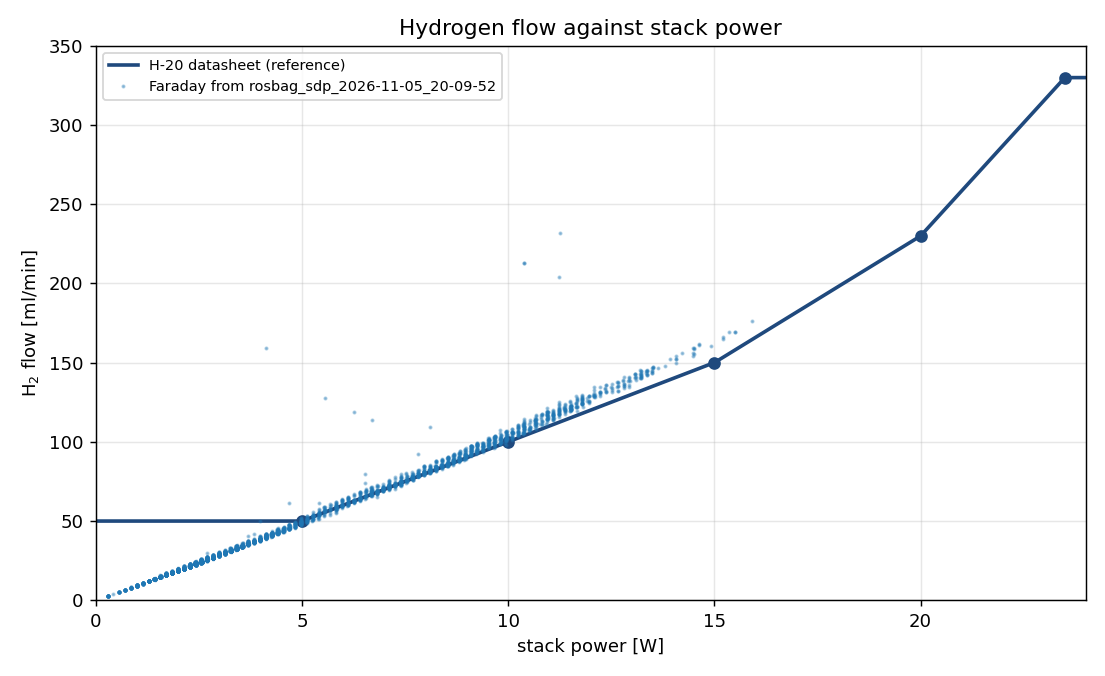

This figure's Python source:
#!/usr/bin/env python3
r"""
h2_map.py — hydrogen usage map for the Horizon H-20, and the flow-vs-power plot.

    python3 h2_map.py                            # datasheet curve only
    python3 h2_map.py ../Logs/rosbag_sdp_*       # overlay Faraday from bags
    python3 h2_map.py --grav 10.0:31.2:1.0 ...   # add gravimetric points
                                                 #   P_stack:mg_per_min:sigma

WHAT THIS IS FOR
----------------
Two jobs, one definition. The Pi's bridge node computes hydrogen usage online
from the same model; this file is the reference map and the plotting side. The
constants below are the single source of truth for both — if you change
N_CELLS or the purge term here, change the matching ROS parameter on the Pi.

THE MODEL
---------
    m_dot = N · I_stack · M_H2 / (2F)   +   m_dot_purge
            \___ Faraday, electrochemistry ___/   \_ NOT MEASURED _/

    I_stack = V_bus · I_fc / (V_fc · eta_boost)

V_fc is the stack voltage and I_fc is the BUS-side boost output current
(/vehicle_state elements 4 and 5), so that conversion is required. Getting it
wrong scales every hydrogen number by the boost ratio, roughly 1.6x.

WHY THE DATASHEET MAP IS NOT INDEPENDENT EVIDENCE
-------------------------------------------------
Read its five points back through Faraday's law and the implied cell voltage is
0.70 V flat below 15 W, sagging to 0.50 V at 23.5 W. That is a textbook PEM
polarisation curve. So the published fuel map IS Faraday's law with the stack's
own droop folded into it, and the "kinks" at 13.95 W and 18.60 W that earlier
cost-to-go builds treated as fuel-map features are just the knee of that curve.

It is kept here as the REFERENCE curve. The independent series is Faraday
computed from measured V_fc and I_fc in a bag: if those points land on the
datasheet line, N_CELLS and ETA_BOOST are both right.

WHAT IS NOT MEASURED
--------------------
N_CELLS is inferred from the datasheet map, not read off the manual.
PURGE_ML_MIN is zero, deliberately. The purge TIMING is known from the bench
(100 ms every 10.340 s, independent of load) but the flow it vents is not. The
published curve passes through the origin, so it carries no purge term either.
An hour of idle soak with no electrical load measures it directly: Faraday
consumption is then zero and every milligram lost is purge plus crossover.
"""

import glob
import os
import sys

import numpy as np

# ── Physical constants ────────────────────────────────────────────────────────
F    = 96485.0      # C/mol, Faraday
VM   = 22414.0      # ml/mol at STP
M_H2 = 2.016        # g/mol

# ── Platform constants — keep in sync with the Pi's ROS parameters ───────────
N_CELLS      = 14     # INFERRED from the datasheet map. Confirm against the manual.
ETA_BOOST    = 0.90   # FC boost efficiency, assumed
PURGE_ML_MIN = 0.0    # UNMEASURED. Do not put 3.0 here — that was never a
                      # datasheet value, and the published curve starts at 0.

# ── Horizon H-20 datasheet, stack side ───────────────────────────────────────
# The 0 W point is deliberately absent: the published curve passes through the
# origin, so it gives no purge intercept.
DS_P    = np.array([  5.0,  10.0,  15.0,  20.0,  23.5])   # W
DS_FLOW = np.array([ 50.0, 100.0, 150.0, 230.0, 330.0])   # ml/min

# /vehicle_state indices (bridge node, 18 elements)
IDX_V_FC, IDX_I_FC, IDX_V_BUS = 4, 5, 6


# ── The model ─────────────────────────────────────────────────────────────────
def stack_current(v_fc, i_fc_bus, v_bus, eta=ETA_BOOST):
    """Bus-side FC current referred to the stack. Zero where V_fc is not live."""
    v_fc = np.atleast_1d(np.asarray(v_fc, float))
    i_fc = np.atleast_1d(np.asarray(i_fc_bus, float))
    v_bs = np.atleast_1d(np.asarray(v_bus, float))
    out = np.zeros_like(v_fc)
    ok = v_fc > 1.0
    out[ok] = v_bs[ok] * i_fc[ok] / (v_fc[ok] * eta)
    return out


def faraday_ml_min(i_stack, n=N_CELLS):
    """Stoichiometric hydrogen flow, ml/min at STP."""
    return np.asarray(i_stack, float) * n / (2.0 * F) * VM * 60.0


def faraday_g_per_s(i_stack, n=N_CELLS):
    """Stoichiometric hydrogen mass flow, g/s."""
    return np.asarray(i_stack, float) * n * M_H2 / (2.0 * F)


def purge_g_per_s(purge_ml_min=PURGE_ML_MIN):
    """Non-Faradaic loss as mass flow. Constant with load: the purge timer is
    fixed and the anode pressure is regulator-held."""
    return purge_ml_min / VM * M_H2 / 60.0


def total_g_per_s(i_stack, n=N_CELLS, purge_ml_min=PURGE_ML_MIN):
    return faraday_g_per_s(i_stack, n) + purge_g_per_s(purge_ml_min)


def datasheet_ml_min(p_stack):
    """Reference curve, linearly interpolated between the published points."""
    return np.interp(p_stack, DS_P, DS_FLOW)


def implied_cell_voltage(n=N_CELLS):
    """What each datasheet point says the cell voltage must be, if Faraday
    holds. The consistency check — not a second measurement."""
    i = DS_FLOW * 2 * F / (n * VM * 60.0)
    return DS_P / i / n


# ── Bag reader ────────────────────────────────────────────────────────────────
def from_bag(path):
    """Returns (P_stack [W], Faraday flow [ml/min]) per sample, or (None, None)."""
    try:
        from mcap_ros2.reader import read_ros2_messages
    except ImportError:
        sys.exit("pip install mcap mcap-ros2-support")

    mcap = path
    if not path.endswith(".mcap"):
        hits = glob.glob(os.path.join(path, "*.mcap"))
        if len(hits) != 1:
            return None, None
        mcap = hits[0]

    vfc, ifc, vbus = [], [], []
    for m in read_ros2_messages(mcap):
        if m.channel.topic != "/vehicle_state":
            continue
        d = list(m.ros_msg.data)
        if len(d) < 18:
            continue
        vfc.append(d[IDX_V_FC]); ifc.append(d[IDX_I_FC]); vbus.append(d[IDX_V_BUS])

    if len(vfc) < 50:
        return None, None
    vfc, ifc, vbus = np.array(vfc), np.array(ifc), np.array(vbus)
    i_st = stack_current(vfc, ifc, vbus)
    return vfc * i_st, faraday_ml_min(i_st)


def cumulative_grams(path):
    """Total hydrogen over a bag, from the current trace. Faraday only unless
    PURGE_ML_MIN has been measured and set."""
    try:
        from mcap_ros2.reader import read_ros2_messages
    except ImportError:
        sys.exit("pip install mcap mcap-ros2-support")
    mcap = path
    if not path.endswith(".mcap"):
        hits = glob.glob(os.path.join(path, "*.mcap"))
        if len(hits) != 1:
            return None
        mcap = hits[0]
    t, vfc, ifc, vbus = [], [], [], []
    for m in read_ros2_messages(mcap):
        if m.channel.topic != "/vehicle_state":
            continue
        d = list(m.ros_msg.data)
        if len(d) < 18:
            continue
        t.append(m.log_time_ns / 1e9)
        vfc.append(d[IDX_V_FC]); ifc.append(d[IDX_I_FC]); vbus.append(d[IDX_V_BUS])
    if len(t) < 50:
        return None
    t = np.array(t) - t[0]
    i_st = stack_current(np.array(vfc), np.array(ifc), np.array(vbus))
    g_s = total_g_per_s(i_st)
    return float(np.trapz(g_s, t)), float(t[-1])


# ── Plot ──────────────────────────────────────────────────────────────────────
def main():
    args = [a for a in sys.argv[1:]]
    grav = []
    while "--grav" in args:
        k = args.index("--grav")
        for spec in args[k + 1:]:
            if spec.startswith("-"):
                break
            try:
                p, mg, sd = (float(x) for x in spec.split(":"))
                grav.append((p, mg, sd))
            except ValueError:
                break
        del args[k:k + 1 + len(grav)]
    bags = [a for a in args if not a.startswith("-")]

    print(f"H-20 hydrogen map")
    print(f"  N = {N_CELLS} cells (INFERRED, confirm against the manual)")
    print(f"  eta_boost = {ETA_BOOST} (assumed)")
    print(f"  purge = {PURGE_ML_MIN} ml/min (UNMEASURED — idle soak gives it)")
    print(f"\n{'P_stack':>8} {'ml/min':>8} {'mg/min':>8} {'V/cell':>8}")
    for p, f_, v in zip(DS_P, DS_FLOW, implied_cell_voltage()):
        print(f"{p:8.1f} {f_:8.0f} {f_ / VM * M_H2 * 1000:8.2f} {v:8.2f}")
    print("\n  Those cell voltages are the datasheet read backwards through")
    print("  Faraday: 0.70 V flat, then sagging. It is a polarisation curve.")

    import matplotlib
    matplotlib.use("Agg")
    import matplotlib.pyplot as plt

    fig, ax = plt.subplots(figsize=(8.5, 5.2))
    pp = np.linspace(0, 24, 300)
    ax.plot(pp, datasheet_ml_min(pp), "-", color="#1F497D", lw=2,
            label="H-20 datasheet (reference)")
    ax.plot(DS_P, DS_FLOW, "o", color="#1F497D", ms=6)

    for b in bags:
        P, flow = from_bag(b)
        name = os.path.basename(b.rstrip("/"))
        if P is None:
            print(f"  skipped {name}: too few samples")
            continue
        m = P > 0.2
        ax.plot(P[m], flow[m], ".", ms=2.5, alpha=0.35,
                label=f"Faraday from {name[:30]}")
        tot = cumulative_grams(b)
        if tot:
            print(f"  {name[:40]}: {tot[0] * 1000:.1f} mg over {tot[1]:.0f} s")

    for p, mg, sd in grav:
        ax.errorbar([p], [mg / M_H2 * VM / 1000.0],
                    yerr=[sd / M_H2 * VM / 1000.0],
                    fmt="s", color="#DFBF50", ms=8, capsize=4,
                    label="gravimetric" if (p, mg, sd) == grav[0] else None)

    ax.set_xlabel("stack power [W]")
    ax.set_ylabel("H$_2$ flow [ml/min]")
    ax.set_title("Hydrogen flow against stack power")
    ax.grid(alpha=0.3)
    ax.set_xlim(0, 24)
    ax.set_ylim(0, 350)
    ax.legend(fontsize=8, loc="upper left")
    fig.tight_layout()
    out = "h2_map.png"
    fig.savefig(out, dpi=130)
    print(f"\nwrote {out}")


if __name__ == "__main__":
    main()
